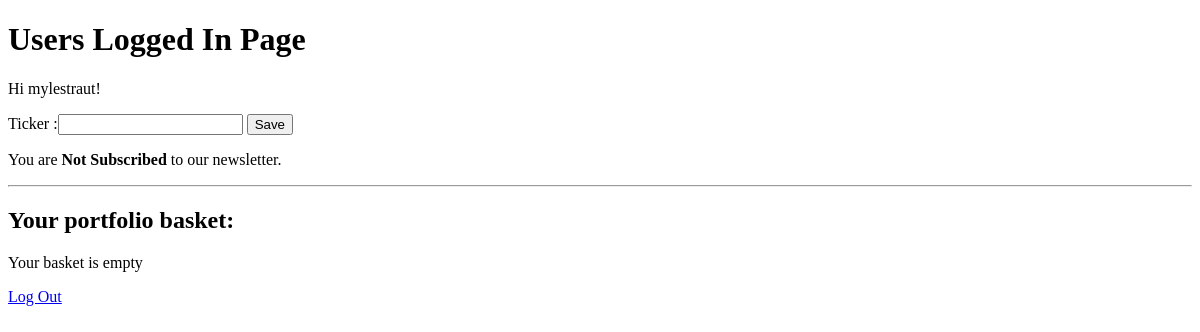
The page /index/ (signed in) on the database as committed earlier.
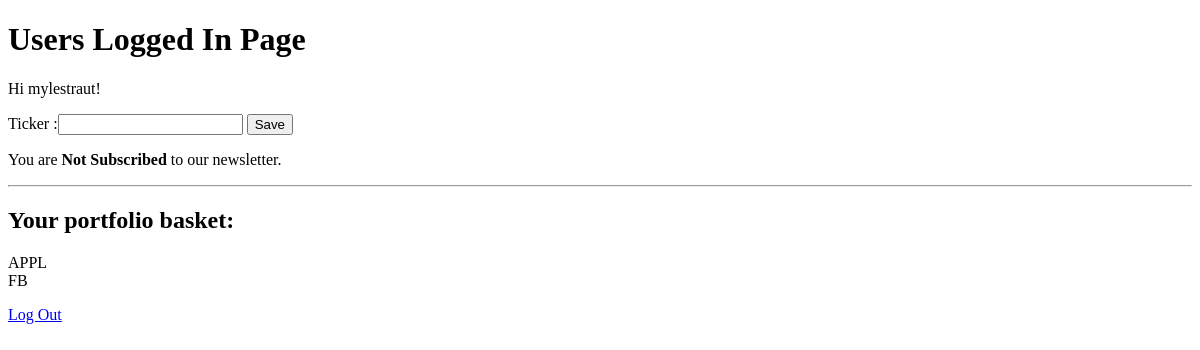
The same page on the database as committed later.
### users/models.py (models this page shows, shortened)
class CustomUser(AbstractUser):
	subscribed = models.BooleanField(default=False)

### stocks/models.py (models this page shows, shortened)
class Stocks(models.Model):
	ticker = models.CharField(max_length=5)
	user = models.ForeignKey(CustomUser, null=True, on_delete=models.SET_NULL)

### pages/views.py (the view, shortened to what this page needs)
# urls.py: path('index/', index_view, name='index'),
def index_view(request):
	form = TickerForm()
	context = {
		'form' : form
	}
	return render(request, 'index.html', context)

### pages/forms.py
class TickerForm(forms.Form):
	ticker = forms.CharField(label='Ticker ', max_length=10)

### templates/index.html (shortened to what this page needs)
{% extends 'base.html' %}
{% block content %}
<h1>Users Logged In Page</h1>
	{% if user.is_authenticated %}
		Hi {{ user.username }}!
		<br>
		<form method="post" action ='.'>{% csrf_token %}
			<p>{{ form }} <button type="submit">Save</button></p>
		</form>
		{% if user.subscribed == True %}
			<p>You are <b>Subscribed</b> to our newsletter.</p>
		{% else %}
			<p>You are <b>Not Subscribed</b> to our newsletter.</p>
		{% endif %}
		<hr>
		<h2>Your portfolio basket:</h2>
		{% if user.stocks_set.count == 0 %}
			<p>Your basket is empty</p>
		{% else %}
			{% for stock in user.stocks_set.all %}
				{{ stock.ticker }}<br>
			{% endfor %}
		{% endif %}
		<p><a href="{% url 'logout' %}">Log Out</a></p>
	{% else %}
		<p>You are not logged in</p>
		<a href="{% url 'login' %}">Log In</a> |
		<a href="{% url 'signup' %}">Sign Up</a>
	{% endif %}
{% endblock %}

### templates/base.html (shortened to what this page needs)
<!DOCTYPE html>
<html>
	<head>
	</head>
	<body>
		<main>
			{% block content %}
			{% endblock content %}
		</main>
	</body>
</html>

Rows that differ between the two databases and show on the page:
added Stocks: ticker "APPL"
added Stocks: ticker "FB"
Other text that changed with them:
text no longer shown: "Your basket is empty"
